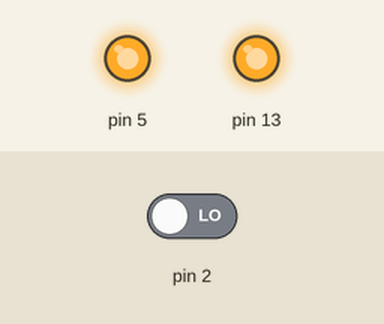
A sketch run on a simulated Arduino Uno, built with avr-gcc and run on an emulated ATmega328P. On the bench: output pins drawn as LEDs (lit = HIGH). The inputs (shaded band) are chosen by the test bench; at power-on: pin 2 LOW.

Above: at 5.0 s.
5.1 s: pin 2 driven HIGH
At 5.4 s:
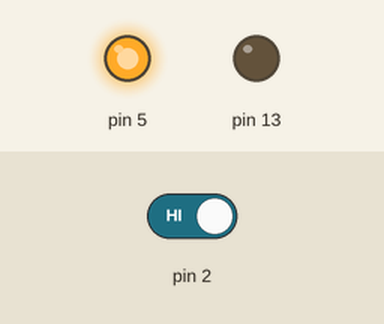
6.6 s: pin 2 driven LOW
At 7.7 s:
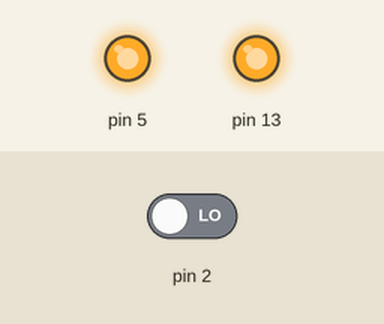
Timing chart, 0 to 9.6 s (numbered marks = the images above; inputs shaded):
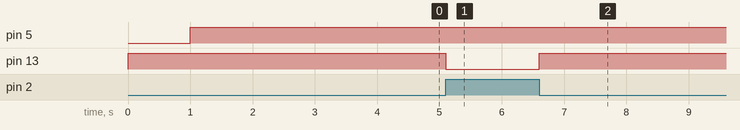

The sketch:

AtMegaEV.ino
```cpp
#include <avr/interrupt.h>
#include <avr/io.h>
#define F_CPU 16000000UL // 16 MHz
#include <util/delay.h>

unsigned static volatile int left_count;
unsigned static volatile int left_count_large;

ISR(INT0_vect) {
	++left_count;
	PORTB^=(1<<PB5);
}

int main() {
	constexpr int dist_large = 0;
	constexpr int dist = 400; //NOTE: Add about 25cm to the given distance to get the final distance!
	DDRD = DDRD & ~(1<<2 | 1<<3);
	DDRB|=(1<<PB5);
	DDRD|=(1<<PD5);

	EIMSK |= 1<<INT0;

	EICRA |= 1<<ISC00; //Not sure if this is for INT1 or INT0, but I think it is INT1
	while (PORTD&(1<<PD6)); //set 300 got 274
	sei();

	PORTB ^=(1<<PB5);
	_delay_ms(1000);

	PORTD |= (1<<PD5);
	while (left_count_large < dist_large) {
		while (left_count < 65535);
		left_count = 0;
		++left_count_large;
	}
	left_count = 0;
	while (left_count < dist);
	PORTD &= ~(1<<PD5);
}
```

Measured:
- after the input at 5.1 s, pin 13: HIGH → LOW at once
- after the input at 6.6 s, pin 13: LOW → HIGH at once
